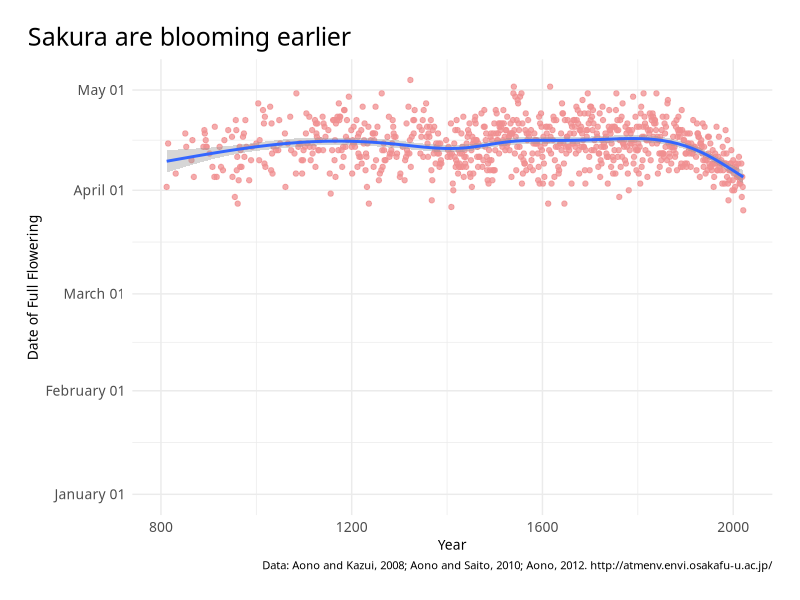

Reproduce this figure in R. (Note: this script raises an error after producing the figure.)
## ---- chunk 1
knitr::opts_chunk$set(echo = TRUE)
## ---- chunk 2
library(tidyverse)
library(lubridate)
library(stringr)
## ---- chunk 3
# Add styling information: 
width <- 6
title_font <- "Noto Sans Bold"
main_font <- "NotoSans"

theme_set(theme_minimal())
theme <- theme_update(
  text = element_text(family = main_font),
  plot.title = element_text(family = title_font, size = 18),
  plot.title.position = "plot",
  legend.position = "none",
  axis.title = element_text(size = 10),
  axis.text = element_text(size = 10),
  axis.title.x = element_text(family = main_font),
  axis.title.y = element_text(family = main_font),
  plot.caption = element_text(family = main_font, size = 8),
  plot.margin = margin(20,20,20,20)
  #plot.background = element_rect(fill = "#eceff4")
)

# Read in the data
sakura <- read.csv("sakura.csv", header = TRUE, sep=",", col.names = c("year", "dayOfYear", "rawDate", "sourceCode", "typeCode", "reference"))

# Turn rawDate and year into a date, calculate day of the year
sakura <- sakura %>% 
  mutate(date = make_date(year, str_sub(rawDate, 1,1), str_sub(rawDate, 2,3)), doy = yday(date))%>%
  mutate(bloom_date = as.Date(doy, origin = "2020-01-01"))
  
latest <- max(sakura$bloom_date, na.rm = TRUE)

sakura %>%
  ggplot(aes(year, bloom_date))+
  geom_point(color = "#F08F90", alpha = 0.75)+
  geom_smooth()+ 
  scale_y_date(labels = scales::label_date("%B %d"))+
  coord_cartesian(ylim = as.Date(c("2020-01-01", latest)), expand = TRUE) + 
  labs(
    title = "Sakura are blooming earlier",
    x = "Year",
    y = "Date of Full Flowering",
    caption = "Data: Aono and Kazui, 2008; Aono and Saito, 2010; Aono, 2012. http://atmenv.envi.osakafu-u.ac.jp/"
  ) + 
  ggsave("sakura-plot.png", width = width, height = width*.618)
